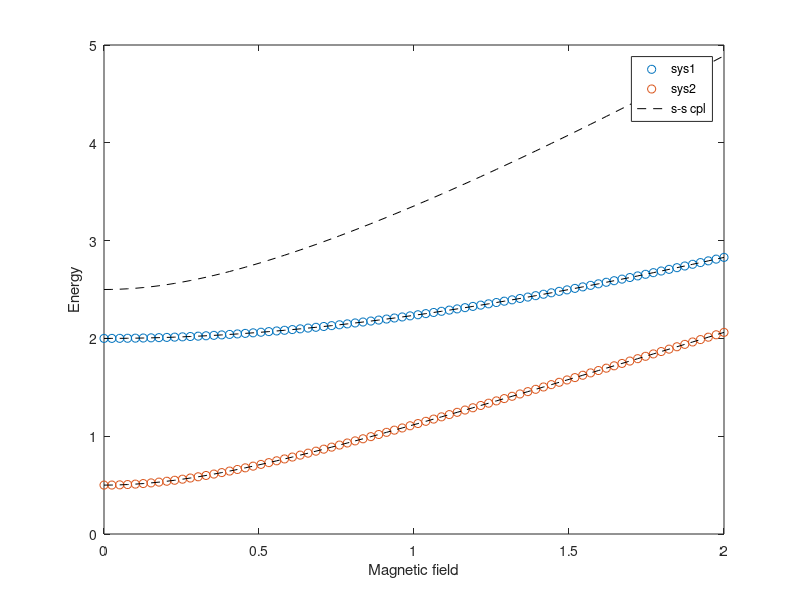
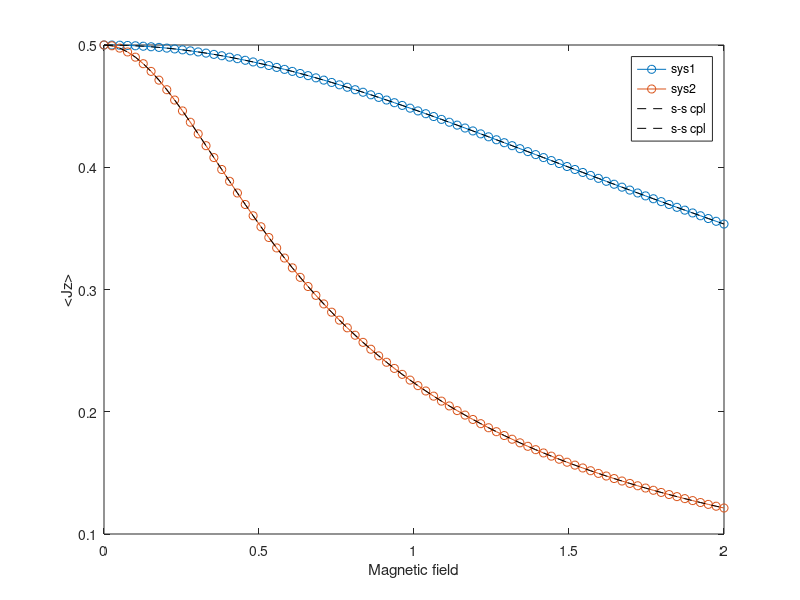

MATLAB code to generate these figures, in order:
% function [temp,intc,Delt,eni,enj,J0i,J0j,Jsj,Jsi] = magn_magn_cpl(tempf,intf)
% Toy model: Two coupled/uncoupled two-level-system (TLS)/multi-level-system (MLS) from spin-spin interaction
if ~exist('tempf','var')
    tempf = 0.0;
end
if ~exist('intf','var')
    intf = 0.0;
end
clearvars -except tempf intf
Delt = -1; % Ferromagnetic gap
intc = intf*Delt; % Spin-spin interaction strength
temp = -tempf*Delt; % Temperature
beta = 1/temp; % 1/kBT
Hx = linspace(0,-2*Delt,80);

% J = 8; % Ho
% J = 1; % Ho
J = 1/2;
Jz=diag(J:-1:-J); % Jz = -J, -J+1,...,J-1,J
Jp=diag(sqrt((J-((J-1):-1:-J) ).*(J+1+( (J-1):-1:-J) )),1); % electronic spin ladder operator
Jm=Jp'; % electronic spin ladder operator
Jx=(Jp+Jm)/2;
% Jy=(Jp-Jm)/2i;

Jzhi = kron(eye(2*J+1),Jz); % Expand the Hilbert space (TLS-1)
Jphi = kron(eye(2*J+1),Jp);
Jmhi = kron(eye(2*J+1),Jm);
Jxhi = (Jphi+Jmhi)/2;
% Jyhi = (Jphi-Jmhi)/2i;

Jzhj = kron(Jz,eye(2*J+1)); % Expand the Hilbert space (TLS-2)
Jphj = kron(Jp,eye(2*J+1));
Jmhj = kron(Jm,eye(2*J+1));
Jxhj = (Jphj+Jmhj)/2;
% Jyhj = (Jphj-Jmhj)/2i;

eni = zeros(length(Jz),length(Hx)); % two-level-system 1
wavi = zeros(length(Jz),length(Jz),length(Hx));
J0i = zeros(length(Jz),length(Hx));

enj = zeros(length(Jz),length(Hx)); % two-level-system 2
wavj = zeros(length(Jz),length(Jz),length(Hx));
J0j = zeros(length(Jz),length(Hx));

ens = zeros(length(Jzhi),length(Hx)); % coupled two-level-systems
wav = zeros(length(Jzhi),length(Jzhi),length(Hx));
Jsi = zeros(length(Jzhi),length(Hx));
Jsj = zeros(length(Jzhj),length(Hx));
for ii = 1:length(Hx)
    Ham0i = 2*Delt*Jz + Hx(ii)*Jx;
    [v,e] = eig(Ham0i); % Diagonalize the hamiltonian
    e = real(diag(e)); % Take only the real part of the eigen-energy to form a diaganol matrix
    e = e-min(e); % Normalize the energy amplitude to the lowest eigen-energy
    [eni(:,ii),n] = sort(e); % sort the energy from lowest to the highest
    wavi(:,:,ii) = v(:,n); % sort the eigen-vectors in its basis accordingly
    zi = exp(-e*beta)/sum(exp(-e*beta)); % Partition function
    

    Ham0j = Delt/2*Jz + Hx(ii)*Jx;
    [v,e] = eig(Ham0j); % Diagonalize the hamiltonian
    e = real(diag(e)); % Take only the real part of the eigen-energy to form a diaganol matrix
    e = e-min(e); % Normalize the energy amplitude to the lowest eigen-energy
    [enj(:,ii),n] = sort(e); % sort the energy from lowest to the highest
    v = v(:,n); % sort the eigen-vectors in its basis accordingly
    wavj(:,:,ii) = v;
    zj = exp(-e*beta)/sum(exp(-e*beta)); % Partition function
    
    
    Hami = 2*Delt*Jzhi + Hx(ii)*Jxhi;
    Hamj = Delt/2*Jzhj + Hx(ii)*Jxhj;
    Hint = intc*Jzhi*Jzhj;
    Ham = Hami + Hamj + Hint;
    [v,e] = eig(Ham); % Diagonalize the hamiltonian
    e = real(diag(e)); % Take only the real part of the eigen-energy to form a diaganol matrix
    e = e-min(e); % Normalize the energy amplitude to the lowest eigen-energy
    [ens(:,ii),n] = sort(e); % sort the energy from lowest to the highest
    wav(:,:,ii) = v(:,n); % sort the eigen-vectors in its basis accordingly
    z = exp(-e*beta)/sum(exp(-e*beta)); % Partition function
    if temp == 0
        J0i(:,ii) = real(wavi(:,1,ii)'*Jz*wavi(:,1,ii));       
        J0j(:,ii) = real(wavj(:,1,ii)'*Jz*wavj(:,1,ii));
        Jsi(:,ii) = real(wav(:,1,ii)'*Jzhi*wav(:,1,ii));
        Jsj(:,ii) = real(wav(:,1,ii)'*Jzhj*wav(:,1,ii));
    else
        J0i(:,ii) = real(diag(wavi(:,:,ii)'*Jz*wavi(:,:,ii)))'*zi;
        J0j(:,ii) = real(diag(wavj(:,:,ii)'*Jz*wavj(:,:,ii)))'*zj;
        Jsi(:,ii) = real(diag(wav(:,:,ii)'*Jzhi*wav(:,:,ii)))'*z;
        Jsj(:,ii) = real(diag(wav(:,:,ii)'*Jzhj*wav(:,:,ii)))'*z;
    end
end

figure
plot(Hx,eni(2:end,:),'o')
hold on
plot(Hx,enj(2:end,:),'o')
plot(Hx,ens(2:4,:),'--k')
legend('sys1','sys2','s-s cpl')
xlabel('Magnetic field')
ylabel('Energy')

figure
plot(Hx,J0i(2,:),'-o')
hold on
plot(Hx,J0j(2,:),'-o')
plot(Hx,Jsi(2,:),'--k')
plot(Hx,Jsj(2,:),'--k')
legend('sys1','sys2','s-s cpl','s-s cpl')
xlabel('Magnetic field')
ylabel('<Jz>')
clearvars tempf intf